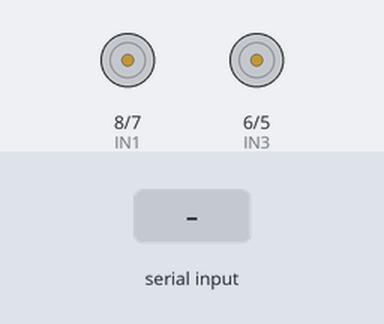
A sketch run on a simulated Arduino Uno, built with avr-gcc and run on an emulated ATmega328P. On the bench: motor-driver pin pairs drawn as motors (green arrow = first pin HIGH = forward, orange = second pin HIGH = backward, longer = more drive, scaled by the enable pin). The test bench sets the inputs (shaded band).

Above: at 1.2 s.
1.3 s: "frente\n" received over Serial
At 2.4 s:
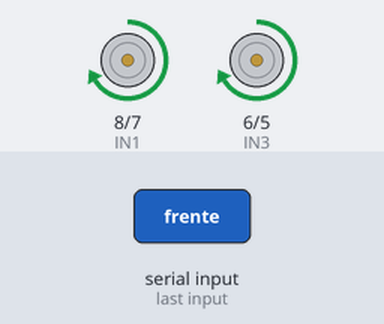
2.8 s: "re\n" received over Serial
At 3.3 s:
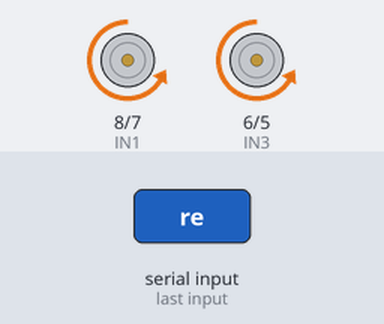
4.3 s: "direita\n" received over Serial
At 4.7 s:
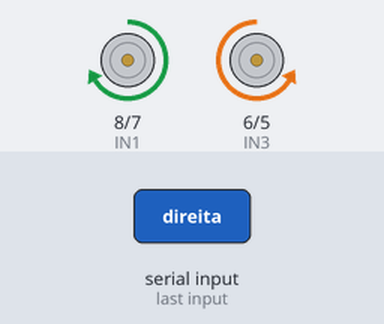
5.8 s: "esquerda\n" received over Serial
At 7.0 s:
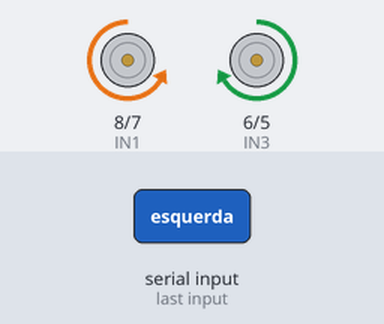
7.3 s: "parar\n" received over Serial
At 8.1 s:
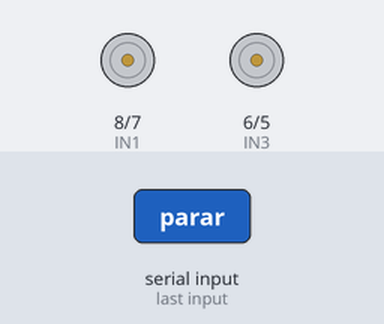
Timing chart, 0 to 9.8 s (numbered marks = the images above; inputs shaded):
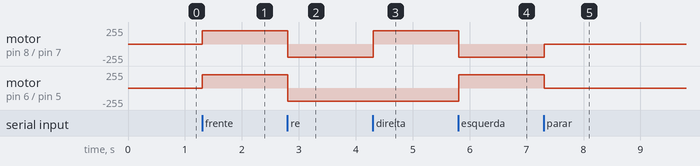

Measured:
- after the input at 1.3 s, motor on pin 8 (IN1) / pin 7 (IN2), motor on pin 6 (IN3) / pin 5 (IN4): stopped → forward 200/255 at once
- after the input at 2.8 s, motor on pin 8 (IN1) / pin 7 (IN2), motor on pin 6 (IN3) / pin 5 (IN4): forward 200/255 → backward 200/255 at once
- after the input at 4.3 s, motor on pin 8 (IN1) / pin 7 (IN2): backward 200/255 → forward 200/255 at once
- after the input at 5.8 s, motor on pin 8 (IN1) / pin 7 (IN2): forward 200/255 → backward 200/255 at once; motor on pin 6 (IN3) / pin 5 (IN4): backward 200/255 → forward 200/255 at once
- after the input at 7.3 s, motor on pin 8 (IN1) / pin 7 (IN2): backward 200/255 → stopped at once; motor on pin 6 (IN3) / pin 5 (IN4): forward 200/255 → stopped at once

The sketch:

controle_motores_arduino.ino
```cpp
#define ENA 9
#define IN1 8
#define IN2 7
#define ENB 10
#define IN3 6
#define IN4 5

void setup() {
  Serial.begin(9600);
  pinMode(ENA, OUTPUT);
  pinMode(IN1, OUTPUT);
  pinMode(IN2, OUTPUT);
  pinMode(ENB, OUTPUT);
  pinMode(IN3, OUTPUT);
  pinMode(IN4, OUTPUT);
  parar();
}

void loop() {
  if (Serial.available()) {
    String comando = Serial.readStringUntil('\n');
    comando.trim();

    if (comando == "frente") frente();
    else if (comando == "re") re();
    else if (comando == "direita") direita();
    else if (comando == "esquerda") esquerda();
    else if (comando == "parar") parar();
  }
}

void frente() {
  digitalWrite(IN1, HIGH); digitalWrite(IN2, LOW);
  digitalWrite(IN3, HIGH); digitalWrite(IN4, LOW);
  analogWrite(ENA, 200);
  analogWrite(ENB, 200);
}

void re() {
  digitalWrite(IN1, LOW); digitalWrite(IN2, HIGH);
  digitalWrite(IN3, LOW); digitalWrite(IN4, HIGH);
  analogWrite(ENA, 200);
  analogWrite(ENB, 200);
}

void esquerda() {
  digitalWrite(IN1, LOW); digitalWrite(IN2, HIGH);
  digitalWrite(IN3, HIGH); digitalWrite(IN4, LOW);
  analogWrite(ENA, 200);
  analogWrite(ENB, 200);
}

void direita() {
  digitalWrite(IN1, HIGH); digitalWrite(IN2, LOW);
  digitalWrite(IN3, LOW); digitalWrite(IN4, HIGH);
  analogWrite(ENA, 200);
  analogWrite(ENB, 200);
}

void parar() {
  analogWrite(ENA, 0);
  analogWrite(ENB, 0);
}
```
